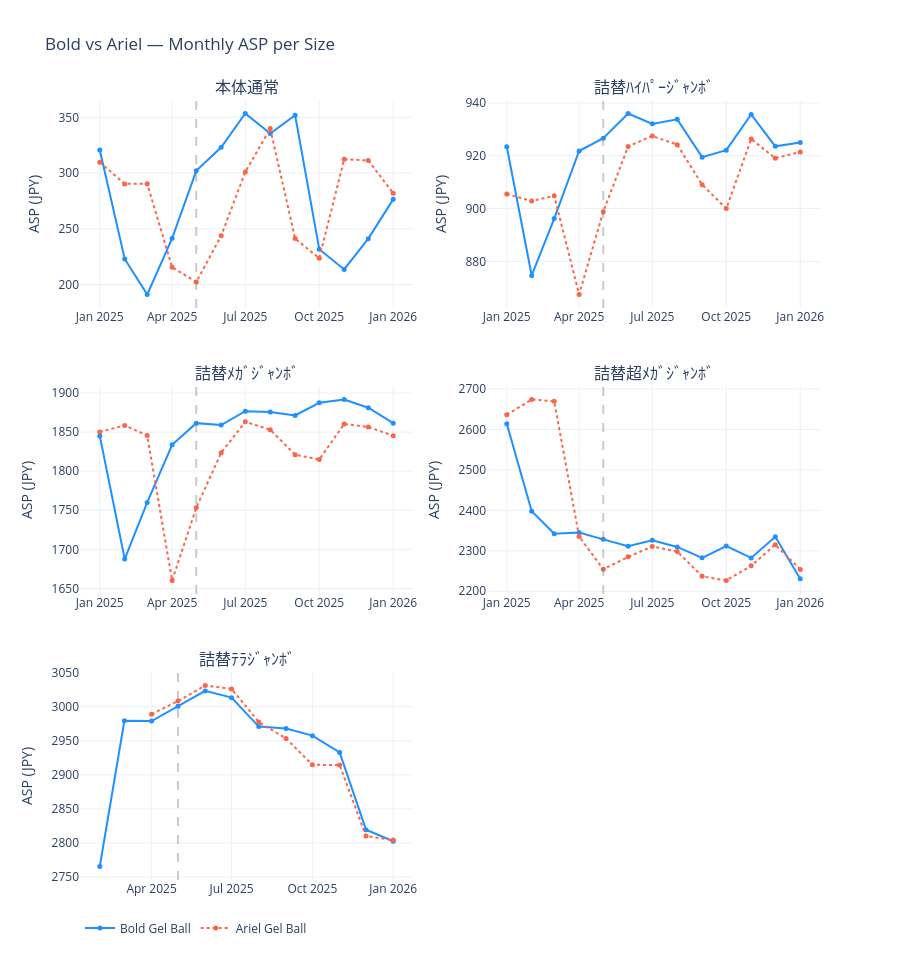

Notebook cell for this chart:
### Code cell
# ── A-2: Combined Bold vs Ariel ASP Trend per Size ──────────────────
combined_data = df_asp.copy()
combined_sizes = order_and_filter_sizes(combined_data['size_code'].unique())

if combined_sizes:
    n_s = len(combined_sizes)
    n_c = 2
    n_r = (n_s + n_c - 1) // n_c

    fig_comb = make_subplots(rows=n_r, cols=n_c, subplot_titles=combined_sizes,
                             vertical_spacing=0.1, horizontal_spacing=0.1)

    for idx, size in enumerate(combined_sizes):
        r, c = idx // n_c + 1, idx % n_c + 1
        for brand, cfg in {BOLD_GB: ('#1E90FF', 'solid', 'Bold Gel Ball'),
                           ARIEL_GB: ('#FF6347', 'dot', 'Ariel Gel Ball')}.items():
            sub = combined_data[(combined_data['sub_brand']==brand) & (combined_data['size_code']==size)].sort_values('month')
            if len(sub) == 0: continue
            fig_comb.add_trace(go.Scatter(
                x=sub['month'], y=sub['weighted_asp'], mode='lines+markers',
                name=cfg[2], line=dict(color=cfg[0], dash=cfg[1]), marker=dict(size=5),
                showlegend=(idx==0)), row=r, col=c)
        fig_comb.add_vline(x=RENEWAL_MONTH, line_dash='dash', line_color='gray', opacity=0.4, row=r, col=c)

    fig_comb.update_layout(height=320*n_r, title_text='Bold vs Ariel — Monthly ASP per Size',
                           template='plotly_white', legend=dict(orientation='h', yanchor='bottom', y=-0.08))
    fig_comb.update_yaxes(title_text='ASP (JPY)')
    fig_comb.show()

# ── DATA TABLE: Monthly ASP per Brand × Size ─────────────────────────
asp_table = combined_data[combined_data['size_code'].isin(combined_sizes)].pivot_table(
    index=['sub_brand', 'size_code'], columns='month', values='weighted_asp', aggfunc='mean'
).round(0)
print('\n📊 DATA TABLE: Monthly ASP — Bold vs Ariel per Size (JPY)')
print('=' * 120)
print(asp_table.to_string())
asp_table.reset_index().to_csv(OUTPUT_DIR / 'pane_a_asp_trend.csv', index=False)

### Figure 1 — Plotly figure (JSON) as saved in the notebook; plotly's stock layout.template omitted (floating-point values rounded to 4 significant figures)
{"data": [{"line": {"color": "#1E90FF", "dash": "solid"}, "marker": {"size": 5}, "mode": "lines+markers", "name": "Bold Gel Ball", "showlegend": true, "type": "scatter", "x": ["2025-01-01T00:00:00.000000000", "2025-02-01T00:00:00.000000000", "2025-03-01T00:00:00.000000000", "2025-04-01T00:00:00.000000000", "2025-05-01T00:00:00.000000000", "2025-06-01T00:00:00.000000000", "2025-07-01T00:00:00.000000000", "2025-08-01T00:00:00.000000000", "2025-09-01T00:00:00.000000000", "2025-10-01T00:00:00.000000000", "2025-11-01T00:00:00.000000000", "2025-12-01T00:00:00.000000000", "2026-01-01T00:00:00.000000000"], "xaxis": "x", "y": [320.7, 223.0, 191.2, 241.5, 302.0, 323.1, 353.4, 335.4, 351.8, 231.7, 213.6, 241.2, 276.4], "yaxis": "y"}, {"line": {"color": "#FF6347", "dash": "dot"}, "marker": {"size": 5}, "mode": "lines+markers", "name": "Ariel Gel Ball", "showlegend": true, "type": "scatter", "x": ["2025-01-01T00:00:00.000000000", "2025-02-01T00:00:00.000000000", "2025-03-01T00:00:00.000000000", "2025-04-01T00:00:00.000000000", "2025-05-01T00:00:00.000000000", "2025-06-01T00:00:00.000000000", "2025-07-01T00:00:00.000000000", "2025-08-01T00:00:00.000000000", "2025-09-01T00:00:00.000000000", "2025-10-01T00:00:00.000000000", "2025-11-01T00:00:00.000000000", "2025-12-01T00:00:00.000000000", "2026-01-01T00:00:00.000000000"], "xaxis": "x", "y": [309.7, 290.3, 290.5, 215.7, 202.4, 243.8, 301.1, 339.9, 241.3, 223.6, 312.4, 311.3, 281.8], "yaxis": "y"}, {"line": {"color": "#1E90FF", "dash": "solid"}, "marker": {"size": 5}, "mode": "lines+markers", "name": "Bold Gel Ball", "showlegend": false, "type": "scatter", "x": ["2025-01-01T00:00:00.000000000", "2025-02-01T00:00:00.000000000", "2025-03-01T00:00:00.000000000", "2025-04-01T00:00:00.000000000", "2025-05-01T00:00:00.000000000", "2025-06-01T00:00:00.000000000", "2025-07-01T00:00:00.000000000", "2025-08-01T00:00:00.000000000", "2025-09-01T00:00:00.000000000", "2025-10-01T00:00:00.000000000", "2025-11-01T00:00:00.000000000", "2025-12-01T00:00:00.000000000", "2026-01-01T00:00:00.000000000"], "xaxis": "x2", "y": [923.4, 874.7, 896.2, 921.8, 926.6, 936.0, 932.1, 933.8, 919.5, 922.1, 935.6, 923.6, 925.0], "yaxis": "y2"}, {"line": {"color": "#FF6347", "dash": "dot"}, "marker": {"size": 5}, "mode": "lines+markers", "name": "Ariel Gel Ball", "showlegend": false, "type": "scatter", "x": ["2025-01-01T00:00:00.000000000", "2025-02-01T00:00:00.000000000", "2025-03-01T00:00:00.000000000", "2025-04-01T00:00:00.000000000", "2025-05-01T00:00:00.000000000", "2025-06-01T00:00:00.000000000", "2025-07-01T00:00:00.000000000", "2025-08-01T00:00:00.000000000", "2025-09-01T00:00:00.000000000", "2025-10-01T00:00:00.000000000", "2025-11-01T00:00:00.000000000", "2025-12-01T00:00:00.000000000", "2026-01-01T00:00:00.000000000"], "xaxis": "x2", "y": [905.5, 902.8, 904.9, 867.5, 898.8, 923.5, 927.5, 924.2, 909.0, 900.0, 926.3, 919.1, 921.4], "yaxis": "y2"}, {"line": {"color": "#1E90FF", "dash": "solid"}, "marker": {"size": 5}, "mode": "lines+markers", "name": "Bold Gel Ball", "showlegend": false, "type": "scatter", "x": ["2025-01-01T00:00:00.000000000", "2025-02-01T00:00:00.000000000", "2025-03-01T00:00:00.000000000", "2025-04-01T00:00:00.000000000", "2025-05-01T00:00:00.000000000", "2025-06-01T00:00:00.000000000", "2025-07-01T00:00:00.000000000", "2025-08-01T00:00:00.000000000", "2025-09-01T00:00:00.000000000", "2025-10-01T00:00:00.000000000", "2025-11-01T00:00:00.000000000", "2025-12-01T00:00:00.000000000", "2026-01-01T00:00:00.000000000"], "xaxis": "x3", "y": [1845.0, 1688.0, 1760.0, 1834.0, 1861.0, 1859.0, 1877.0, 1876.0, 1871.0, 1887.0, 1892.0, 1881.0, 1861.0], "yaxis": "y3"}, {"line": {"color": "#FF6347", "dash": "dot"}, "marker": {"size": 5}, "mode": "lines+markers", "name": "Ariel Gel Ball", "showlegend": false, "type": "scatter", "x": ["2025-01-01T00:00:00.000000000", "2025-02-01T00:00:00.000000000", "2025-03-01T00:00:00.000000000", "2025-04-01T00:00:00.000000000", "2025-05-01T00:00:00.000000000", "2025-06-01T00:00:00.000000000", "2025-07-01T00:00:00.000000000", "2025-08-01T00:00:00.000000000", "2025-09-01T00:00:00.000000000", "2025-10-01T00:00:00.000000000", "2025-11-01T00:00:00.000000000", "2025-12-01T00:00:00.000000000", "2026-01-01T00:00:00.000000000"], "xaxis": "x3", "y": [1850.0, 1859.0, 1846.0, 1660.0, 1753.0, 1824.0, 1863.0, 1853.0, 1821.0, 1815.0, 1860.0, 1856.0, 1845.0], "yaxis": "y3"}, {"line": {"color": "#1E90FF", "dash": "solid"}, "marker": {"size": 5}, "mode": "lines+markers", "name": "Bold Gel Ball", "showlegend": false, "type": "scatter", "x": ["2025-01-01T00:00:00.000000000", "2025-02-01T00:00:00.000000000", "2025-03-01T00:00:00.000000000", "2025-04-01T00:00:00.000000000", "2025-05-01T00:00:00.000000000", "2025-06-01T00:00:00.000000000", "2025-07-01T00:00:00.000000000", "2025-08-01T00:00:00.000000000", "2025-09-01T00:00:00.000000000", "2025-10-01T00:00:00.000000000", "2025-11-01T00:00:00.000000000", "2025-12-01T00:00:00.000000000", "2026-01-01T00:00:00.000000000"], "xaxis": "x4", "y": [2614.0, 2398.0, 2342.0, 2346.0, 2328.0, 2312.0, 2326.0, 2310.0, 2283.0, 2312.0, 2283.0, 2335.0, 2231.0], "yaxis": "y4"}, {"line": {"color": "#FF6347", "dash": "dot"}, "marker": {"size": 5}, "mode": "lines+markers", "name": "Ariel Gel Ball", "showlegend": false, "type": "scatter", "x": ["2025-01-01T00:00:00.000000000", "2025-02-01T00:00:00.000000000", "2025-03-01T00:00:00.000000000", "2025-04-01T00:00:00.000000000", "2025-05-01T00:00:00.000000000", "2025-06-01T00:00:00.000000000", "2025-07-01T00:00:00.000000000", "2025-08-01T00:00:00.000000000", "2025-09-01T00:00:00.000000000", "2025-10-01T00:00:00.000000000", "2025-11-01T00:00:00.000000000", "2025-12-01T00:00:00.000000000", "2026-01-01T00:00:00.000000000"], "xaxis": "x4", "y": [2637.0, 2674.0, 2670.0, 2335.0, 2254.0, 2285.0, 2311.0, 2298.0, 2237.0, 2227.0, 2263.0, 2315.0, 2254.0], "yaxis": "y4"}, {"line": {"color": "#1E90FF", "dash": "solid"}, "marker": {"size": 5}, "mode": "lines+markers", "name": "Bold Gel Ball", "showlegend": false, "type": "scatter", "x": ["2025-02-01T00:00:00.000000000", "2025-03-01T00:00:00.000000000", "2025-04-01T00:00:00.000000000", "2025-05-01T00:00:00.000000000", "2025-06-01T00:00:00.000000000", "2025-07-01T00:00:00.000000000", "2025-08-01T00:00:00.000000000", "2025-09-01T00:00:00.000000000", "2025-10-01T00:00:00.000000000", "2025-11-01T00:00:00.000000000", "2025-12-01T00:00:00.000000000", "2026-01-01T00:00:00.000000000"], "xaxis": "x5", "y": [2766.0, 2980.0, 2979.0, 3001.0, 3023.0, 3013.0, 2971.0, 2968.0, 2958.0, 2933.0, 2820.0, 2803.0], "yaxis": "y5"}, {"line": {"color": "#FF6347", "dash": "dot"}, "marker": {"size": 5}, "mode": "lines+markers", "name": "Ariel Gel Ball", "showlegend": false, "type": "scatter", "x": ["2025-04-01T00:00:00.000000000", "2025-05-01T00:00:00.000000000", "2025-06-01T00:00:00.000000000", "2025-07-01T00:00:00.000000000", "2025-08-01T00:00:00.000000000", "2025-09-01T00:00:00.000000000", "2025-10-01T00:00:00.000000000", "2025-11-01T00:00:00.000000000", "2025-12-01T00:00:00.000000000", "2026-01-01T00:00:00.000000000"], "xaxis": "x5", "y": [2989.0, 3008.0, 3031.0, 3026.0, 2977.0, 2953.0, 2915.0, 2915.0, 2810.0, 2804.0], "yaxis": "y5"}], "layout": {"annotations": [{"font": {"size": 16}, "showarrow": false, "text": "本体通常", "x": 0.225, "xanchor": "center", "xref": "paper", "y": 1, "yanchor": "bottom", "yref": "paper"}, {"font": {"size": 16}, "showarrow": false, "text": "詰替ﾊｲﾊﾟｰｼﾞｬﾝﾎﾞ", "x": 0.775, "xanchor": "center", "xref": "paper", "y": 1, "yanchor": "bottom", "yref": "paper"}, {"font": {"size": 16}, "showarrow": false, "text": "詰替ﾒｶﾞｼﾞｬﾝﾎﾞ", "x": 0.225, "xanchor": "center", "xref": "paper", "y": 0.6333, "yanchor": "bottom", "yref": "paper"}, {"font": {"size": 16}, "showarrow": false, "text": "詰替超ﾒｶﾞｼﾞｬﾝﾎﾞ", "x": 0.775, "xanchor": "center", "xref": "paper", "y": 0.6333, "yanchor": "bottom", "yref": "paper"}, {"font": {"size": 16}, "showarrow": false, "text": "詰替ﾃﾗｼﾞｬﾝﾎﾞ", "x": 0.225, "xanchor": "center", "xref": "paper", "y": 0.2667, "yanchor": "bottom", "yref": "paper"}], "height": 960, "legend": {"orientation": "h", "y": -0.08, "yanchor": "bottom"}, "shapes": [{"line": {"color": "gray", "dash": "dash"}, "opacity": 0.4, "type": "line", "x0": "2025-05-01", "x1": "2025-05-01", "xref": "x", "y0": 0, "y1": 1, "yref": "y domain"}, {"line": {"color": "gray", "dash": "dash"}, "opacity": 0.4, "type": "line", "x0": "2025-05-01", "x1": "2025-05-01", "xref": "x2", "y0": 0, "y1": 1, "yref": "y2 domain"}, {"line": {"color": "gray", "dash": "dash"}, "opacity": 0.4, "type": "line", "x0": "2025-05-01", "x1": "2025-05-01", "xref": "x3", "y0": 0, "y1": 1, "yref": "y3 domain"}, {"line": {"color": "gray", "dash": "dash"}, "opacity": 0.4, "type": "line", "x0": "2025-05-01", "x1": "2025-05-01", "xref": "x4", "y0": 0, "y1": 1, "yref": "y4 domain"}, {"line": {"color": "gray", "dash": "dash"}, "opacity": 0.4, "type": "line", "x0": "2025-05-01", "x1": "2025-05-01", "xref": "x5", "y0": 0, "y1": 1, "yref": "y5 domain"}], "title": {"text": "Bold vs Ariel — Monthly ASP per Size"}, "xaxis": {"anchor": "y", "domain": [0, 0.45]}, "xaxis2": {"anchor": "y2", "domain": [0.55, 1]}, "xaxis3": {"anchor": "y3", "domain": [0, 0.45]}, "xaxis4": {"anchor": "y4", "domain": [0.55, 1]}, "xaxis5": {"anchor": "y5", "domain": [0, 0.45]}, "xaxis6": {"anchor": "y6", "domain": [0.55, 1]}, "yaxis": {"anchor": "x", "domain": [0.7333, 1], "title": {"text": "ASP (JPY)"}}, "yaxis2": {"anchor": "x2", "domain": [0.7333, 1], "title": {"text": "ASP (JPY)"}}, "yaxis3": {"anchor": "x3", "domain": [0.3667, 0.6333], "title": {"text": "ASP (JPY)"}}, "yaxis4": {"anchor": "x4", "domain": [0.3667, 0.6333], "title": {"text": "ASP (JPY)"}}, "yaxis5": {"anchor": "x5", "domain": [0, 0.2667], "title": {"text": "ASP (JPY)"}}, "yaxis6": {"anchor": "x6", "domain": [0, 0.2667], "title": {"text": "ASP (JPY)"}}}}
